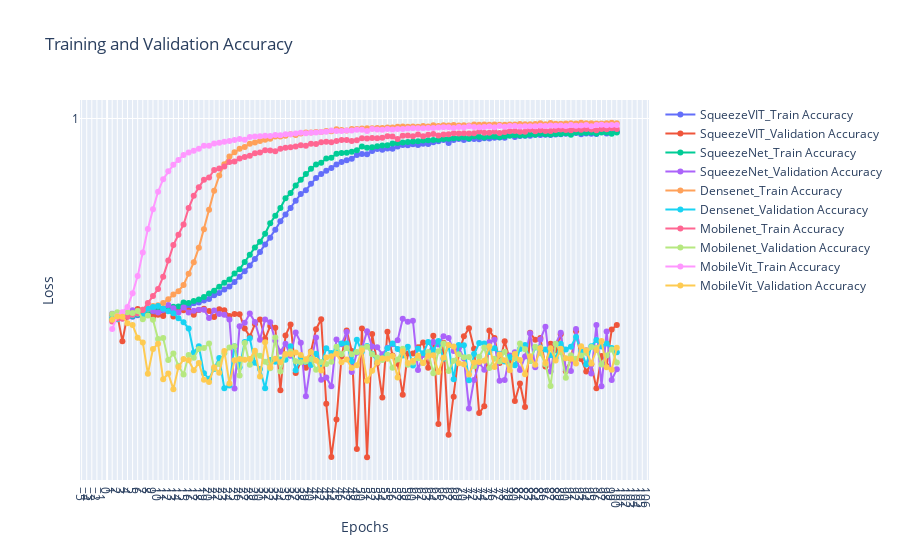

Source (notebook cell):
### Code cell
# Create the interactive plot
fig = go.Figure()
for exps in loss_data.keys():
    # plt.plot(epochs, loss_data[exps][0], label=exps + 'Train Loss', marker='o')
    # plt.plot(epochs, loss_data[exps][1], label=exps + 'Validation Loss', marker='o')
    fig.add_trace(go.Scatter(x=epochs, y=acc_data[exps][0], mode='lines+markers', name=exps + '_Train Accuracy'))
    fig.add_trace(go.Scatter(x=epochs, y=acc_data[exps][1], mode='lines+markers', name=exps + '_Validation Accuracy'))
# fig.add_trace(go.Scatter(x=epochs, y=train_loss, mode='lines+markers', name='Train Loss'))
# fig.add_trace(go.Scatter(x=epochs, y=val_loss, mode='lines+markers', name='Validation Loss'))

fig.update_layout(
    title='Training and Validation Accuracy',
    xaxis_title='Epochs',
    yaxis_title='Loss',
    xaxis=dict(tickmode='linear'),
    yaxis=dict(tickmode='linear'),
    # legend=dict(x=0, y=1),
    grid=dict(),
)

fig.show()
